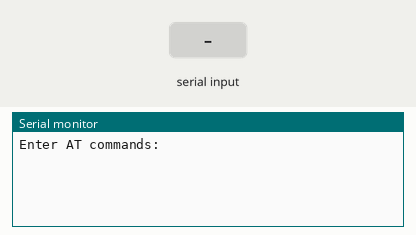
Bench run of a sketch on a simulated Arduino Uno, built with avr-gcc and run on an emulated ATmega328P. Shown: the last lines printed to the serial monitor. Inputs (shaded band) come from the test bench.

Above: at 1.2 s.
1.3 s: "1" received over the second serial link
At 2.4 s:
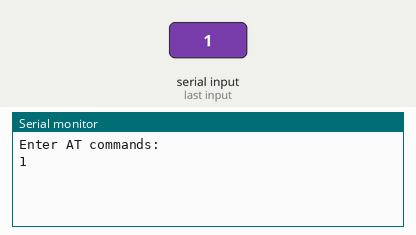
2.8 s: "0" received over the second serial link
At 3.5 s:
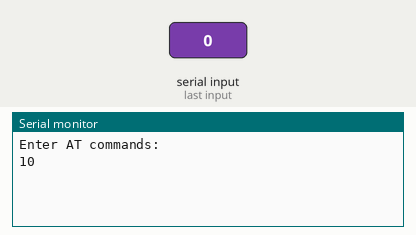

The sketch:

AT_Commando.ino
```cpp
#include <SoftwareSerial.h>

SoftwareSerial BTSerial(10,11); // CONNECT BT RX PIN TO ARDUINO 11 PIN | CONNECT BT TX PIN TO ARDUINO 10 PIN

void setup()
{

  BTSerial.begin(38400);  // HC-05 default speed in AT command more
  Serial.begin(38400);
  Serial.println("Enter AT commands:");

}

void loop()
{

  // Keep reading from HC-05 and send to Arduino Serial Monitor
  if (BTSerial.available())
  {
    Serial.write(BTSerial.read());
  }
  // Keep reading from Arduino Serial Monitor and send to HC-05
  if (Serial.available())
  {
    BTSerial.write(Serial.read());
  }
}
```

Measured:
- after the input at 1.3 s, the serial monitor: prints a new line at once (image 1)
- after the input at 2.8 s, the serial monitor: prints a new line at once (image 2)
